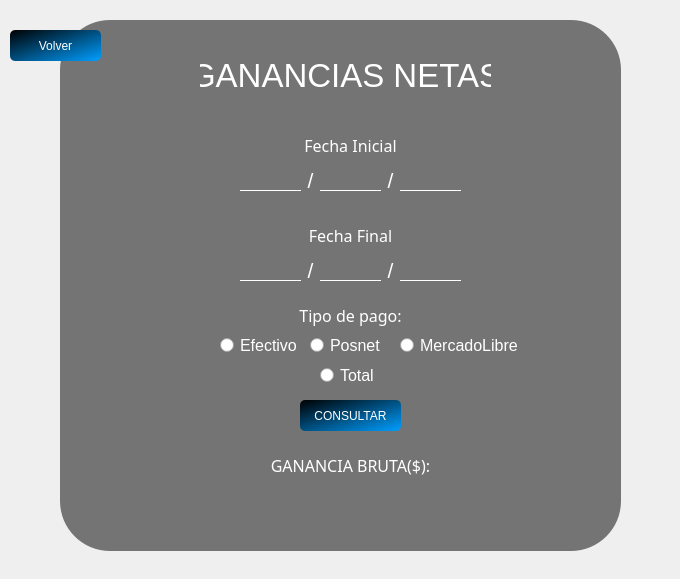
<?xml version="1.0" encoding="UTF-8"?>
<ui version="4.0">
 <class>ConsultarGanancias</class>
 <widget class="QWidget" name="ConsultarGanancias">
  <property name="geometry">
   <rect>
    <x>0</x>
    <y>0</y>
    <width>680</width>
    <height>579</height>
   </rect>
  </property>
  <property name="minimumSize">
   <size>
    <width>680</width>
    <height>579</height>
   </size>
  </property>
  <property name="maximumSize">
   <size>
    <width>680</width>
    <height>579</height>
   </size>
  </property>
  <property name="windowTitle">
   <string>Form</string>
  </property>
  <property name="styleSheet">
   <string notr="true"/>
  </property>
  <widget class="QWidget" name="widget" native="true">
   <property name="geometry">
    <rect>
     <x>0</x>
     <y>0</y>
     <width>680</width>
     <height>579</height>
    </rect>
   </property>
   <property name="minimumSize">
    <size>
     <width>680</width>
     <height>579</height>
    </size>
   </property>
   <property name="maximumSize">
    <size>
     <width>680</width>
     <height>579</height>
    </size>
   </property>
   <property name="styleSheet">
    <string notr="true">QLabel{
font: 57 12pt &quot;Yu Gothic Medium&quot;;
color: #fff;
background: none;
}
QWidget#widget{
	background-image: url(:/ganancias/ganancias-background.png);
}
QRadioButton{
background: none;
color: white;
}
QPushButton{
background-color: qlineargradient(spread:pad, x1:0, y1:0, x2:1, y2:1, stop:0 rgba(0, 0, 0, 255), stop:1 rgba(0, 158, 255, 255));
color:#fff;
font: 57 10pt &quot;Yu Gothic Medium&quot;;
border-radius: 5px;
}
QPushButton:hover{
	background-color: qlineargradient(spread:pad, x1:0, y1:0, x2:1, y2:1, stop:0 rgba(196, 196, 196, 255), stop:1 rgba(0, 158, 255, 255));
}
QPushButton:pressed{
padding-top:10px;
padding-left:10px;
}
QLineEdit{
background:transparent;
border:none;
border-bottom: 1px solid #fff;
color:#fff;
}</string>
   </property>
   <widget class="QLabel" name="fondo">
    <property name="geometry">
     <rect>
      <x>0</x>
      <y>0</y>
      <width>680</width>
      <height>579</height>
     </rect>
    </property>
    <property name="minimumSize">
     <size>
      <width>680</width>
      <height>579</height>
     </size>
    </property>
    <property name="maximumSize">
     <size>
      <width>680</width>
      <height>579</height>
     </size>
    </property>
    <property name="font">
     <font>
      <family>Yu Gothic Medium</family>
      <pointsize>12</pointsize>
      <weight>7</weight>
      <italic>false</italic>
      <bold>false</bold>
     </font>
    </property>
    <property name="layoutDirection">
     <enum>Qt::LeftToRight</enum>
    </property>
    <property name="styleSheet">
     <string notr="true">background-image: url(:/ganancias/ganancias-background.png);</string>
    </property>
    <property name="text">
     <string/>
    </property>
    <property name="alignment">
     <set>Qt::AlignCenter</set>
    </property>
   </widget>
   <widget class="QLabel" name="fondo2">
    <property name="geometry">
     <rect>
      <x>60</x>
      <y>20</y>
      <width>561</width>
      <height>531</height>
     </rect>
    </property>
    <property name="font">
     <font>
      <family>Yu Gothic Medium</family>
      <pointsize>12</pointsize>
      <weight>7</weight>
      <italic>false</italic>
      <bold>false</bold>
     </font>
    </property>
    <property name="layoutDirection">
     <enum>Qt::LeftToRight</enum>
    </property>
    <property name="styleSheet">
     <string notr="true">border-radius: 50px;
background-color: qlineargradient(spread:pad, x1:0, y1:0, x2:1, y2:0, stop:1 rgba(45, 45, 45, 162));</string>
    </property>
    <property name="text">
     <string/>
    </property>
    <property name="alignment">
     <set>Qt::AlignCenter</set>
    </property>
   </widget>
   <widget class="QLabel" name="label_16">
    <property name="geometry">
     <rect>
      <x>200</x>
      <y>60</y>
      <width>291</width>
      <height>31</height>
     </rect>
    </property>
    <property name="font">
     <font>
      <family>MS Shell Dlg 2</family>
      <pointsize>25</pointsize>
      <weight>50</weight>
      <italic>false</italic>
      <bold>false</bold>
     </font>
    </property>
    <property name="layoutDirection">
     <enum>Qt::LeftToRight</enum>
    </property>
    <property name="styleSheet">
     <string notr="true">font: 25pt &quot;MS Shell Dlg 2&quot;;
color: #fff;
background: none;</string>
    </property>
    <property name="text">
     <string>GANANCIAS NETAS</string>
    </property>
    <property name="alignment">
     <set>Qt::AlignCenter</set>
    </property>
   </widget>
   <widget class="QLineEdit" name="input_dia_inicial">
    <property name="geometry">
     <rect>
      <x>240</x>
      <y>160</y>
      <width>61</width>
      <height>31</height>
     </rect>
    </property>
    <property name="font">
     <font>
      <family>MS Shell Dlg 2</family>
      <pointsize>11</pointsize>
      <weight>50</weight>
      <italic>false</italic>
      <bold>false</bold>
     </font>
    </property>
    <property name="styleSheet">
     <string notr="true"/>
    </property>
    <property name="alignment">
     <set>Qt::AlignCenter</set>
    </property>
   </widget>
   <widget class="QLineEdit" name="input_mes_inicial">
    <property name="geometry">
     <rect>
      <x>320</x>
      <y>160</y>
      <width>61</width>
      <height>31</height>
     </rect>
    </property>
    <property name="font">
     <font>
      <family>MS Shell Dlg 2</family>
      <pointsize>11</pointsize>
      <weight>50</weight>
      <italic>false</italic>
      <bold>false</bold>
     </font>
    </property>
    <property name="styleSheet">
     <string notr="true"/>
    </property>
    <property name="alignment">
     <set>Qt::AlignCenter</set>
    </property>
   </widget>
   <widget class="QLineEdit" name="input_anio_inicial">
    <property name="geometry">
     <rect>
      <x>400</x>
      <y>160</y>
      <width>61</width>
      <height>31</height>
     </rect>
    </property>
    <property name="font">
     <font>
      <family>MS Shell Dlg 2</family>
      <pointsize>11</pointsize>
      <weight>50</weight>
      <italic>false</italic>
      <bold>false</bold>
     </font>
    </property>
    <property name="styleSheet">
     <string notr="true"/>
    </property>
    <property name="alignment">
     <set>Qt::AlignCenter</set>
    </property>
   </widget>
   <widget class="QLabel" name="label_fecha_final_4">
    <property name="geometry">
     <rect>
      <x>380</x>
      <y>160</y>
      <width>21</width>
      <height>41</height>
     </rect>
    </property>
    <property name="font">
     <font>
      <family>MS Shell Dlg 2</family>
      <pointsize>16</pointsize>
      <weight>50</weight>
      <italic>false</italic>
      <bold>false</bold>
     </font>
    </property>
    <property name="layoutDirection">
     <enum>Qt::LeftToRight</enum>
    </property>
    <property name="styleSheet">
     <string notr="true">font: 16pt &quot;MS Shell Dlg 2&quot;;</string>
    </property>
    <property name="text">
     <string>/</string>
    </property>
    <property name="alignment">
     <set>Qt::AlignCenter</set>
    </property>
   </widget>
   <widget class="QLineEdit" name="input_anio_final">
    <property name="geometry">
     <rect>
      <x>400</x>
      <y>250</y>
      <width>61</width>
      <height>31</height>
     </rect>
    </property>
    <property name="font">
     <font>
      <family>MS Shell Dlg 2</family>
      <pointsize>11</pointsize>
      <weight>50</weight>
      <italic>false</italic>
      <bold>false</bold>
     </font>
    </property>
    <property name="styleSheet">
     <string notr="true"/>
    </property>
    <property name="alignment">
     <set>Qt::AlignCenter</set>
    </property>
   </widget>
   <widget class="QLineEdit" name="input_mes_final">
    <property name="geometry">
     <rect>
      <x>320</x>
      <y>250</y>
      <width>61</width>
      <height>31</height>
     </rect>
    </property>
    <property name="font">
     <font>
      <family>MS Shell Dlg 2</family>
      <pointsize>11</pointsize>
      <weight>50</weight>
      <italic>false</italic>
      <bold>false</bold>
     </font>
    </property>
    <property name="styleSheet">
     <string notr="true"/>
    </property>
    <property name="alignment">
     <set>Qt::AlignCenter</set>
    </property>
   </widget>
   <widget class="QLineEdit" name="input_dia_final">
    <property name="geometry">
     <rect>
      <x>240</x>
      <y>250</y>
      <width>61</width>
      <height>31</height>
     </rect>
    </property>
    <property name="font">
     <font>
      <family>MS Shell Dlg 2</family>
      <pointsize>11</pointsize>
      <weight>50</weight>
      <italic>false</italic>
      <bold>false</bold>
     </font>
    </property>
    <property name="styleSheet">
     <string notr="true"/>
    </property>
    <property name="alignment">
     <set>Qt::AlignCenter</set>
    </property>
   </widget>
   <widget class="QLabel" name="label_tipo_pago_consulta">
    <property name="geometry">
     <rect>
      <x>290</x>
      <y>300</y>
      <width>121</width>
      <height>31</height>
     </rect>
    </property>
    <property name="font">
     <font>
      <family>Yu Gothic Medium</family>
      <pointsize>12</pointsize>
      <weight>7</weight>
      <italic>false</italic>
      <bold>false</bold>
     </font>
    </property>
    <property name="layoutDirection">
     <enum>Qt::LeftToRight</enum>
    </property>
    <property name="styleSheet">
     <string notr="true"/>
    </property>
    <property name="text">
     <string>Tipo de pago:</string>
    </property>
    <property name="alignment">
     <set>Qt::AlignCenter</set>
    </property>
   </widget>
   <widget class="QRadioButton" name="eleccion_posnet">
    <property name="geometry">
     <rect>
      <x>310</x>
      <y>330</y>
      <width>71</width>
      <height>31</height>
     </rect>
    </property>
    <property name="font">
     <font>
      <pointsize>12</pointsize>
     </font>
    </property>
    <property name="styleSheet">
     <string notr="true"/>
    </property>
    <property name="text">
     <string>Posnet</string>
    </property>
   </widget>
   <widget class="QRadioButton" name="eleccion_mercadolibre">
    <property name="geometry">
     <rect>
      <x>400</x>
      <y>330</y>
      <width>121</width>
      <height>31</height>
     </rect>
    </property>
    <property name="font">
     <font>
      <pointsize>12</pointsize>
     </font>
    </property>
    <property name="styleSheet">
     <string notr="true"/>
    </property>
    <property name="text">
     <string>MercadoLibre</string>
    </property>
   </widget>
   <widget class="QRadioButton" name="eleccion_efectivo">
    <property name="geometry">
     <rect>
      <x>220</x>
      <y>330</y>
      <width>81</width>
      <height>31</height>
     </rect>
    </property>
    <property name="font">
     <font>
      <pointsize>12</pointsize>
     </font>
    </property>
    <property name="styleSheet">
     <string notr="true"/>
    </property>
    <property name="text">
     <string>Efectivo</string>
    </property>
   </widget>
   <widget class="QRadioButton" name="eleccion_total">
    <property name="geometry">
     <rect>
      <x>320</x>
      <y>360</y>
      <width>61</width>
      <height>31</height>
     </rect>
    </property>
    <property name="font">
     <font>
      <pointsize>12</pointsize>
     </font>
    </property>
    <property name="styleSheet">
     <string notr="true"/>
    </property>
    <property name="text">
     <string>Total</string>
    </property>
   </widget>
   <widget class="QPushButton" name="boton_consultar">
    <property name="geometry">
     <rect>
      <x>300</x>
      <y>400</y>
      <width>101</width>
      <height>31</height>
     </rect>
    </property>
    <property name="cursor">
     <cursorShape>PointingHandCursor</cursorShape>
    </property>
    <property name="styleSheet">
     <string notr="true"/>
    </property>
    <property name="text">
     <string>CONSULTAR</string>
    </property>
   </widget>
   <widget class="QLabel" name="label_total_gastado">
    <property name="geometry">
     <rect>
      <x>260</x>
      <y>450</y>
      <width>181</width>
      <height>31</height>
     </rect>
    </property>
    <property name="font">
     <font>
      <family>Yu Gothic Medium</family>
      <pointsize>12</pointsize>
      <weight>7</weight>
      <italic>false</italic>
      <bold>false</bold>
     </font>
    </property>
    <property name="layoutDirection">
     <enum>Qt::LeftToRight</enum>
    </property>
    <property name="styleSheet">
     <string notr="true"/>
    </property>
    <property name="text">
     <string>GANANCIA BRUTA($):</string>
    </property>
    <property name="alignment">
     <set>Qt::AlignCenter</set>
    </property>
   </widget>
   <widget class="QLabel" name="label_fecha_inicial">
    <property name="geometry">
     <rect>
      <x>300</x>
      <y>130</y>
      <width>101</width>
      <height>31</height>
     </rect>
    </property>
    <property name="font">
     <font>
      <family>Yu Gothic Medium</family>
      <pointsize>12</pointsize>
      <weight>7</weight>
      <italic>false</italic>
      <bold>false</bold>
     </font>
    </property>
    <property name="layoutDirection">
     <enum>Qt::LeftToRight</enum>
    </property>
    <property name="styleSheet">
     <string notr="true"/>
    </property>
    <property name="text">
     <string>Fecha Inicial</string>
    </property>
    <property name="alignment">
     <set>Qt::AlignCenter</set>
    </property>
   </widget>
   <widget class="QLabel" name="label_fecha_final">
    <property name="geometry">
     <rect>
      <x>310</x>
      <y>220</y>
      <width>81</width>
      <height>31</height>
     </rect>
    </property>
    <property name="font">
     <font>
      <family>Yu Gothic Medium</family>
      <pointsize>12</pointsize>
      <weight>7</weight>
      <italic>false</italic>
      <bold>false</bold>
     </font>
    </property>
    <property name="layoutDirection">
     <enum>Qt::LeftToRight</enum>
    </property>
    <property name="styleSheet">
     <string notr="true"/>
    </property>
    <property name="text">
     <string>Fecha Final</string>
    </property>
    <property name="alignment">
     <set>Qt::AlignCenter</set>
    </property>
   </widget>
   <widget class="QPushButton" name="boton_volver">
    <property name="geometry">
     <rect>
      <x>10</x>
      <y>30</y>
      <width>91</width>
      <height>31</height>
     </rect>
    </property>
    <property name="cursor">
     <cursorShape>PointingHandCursor</cursorShape>
    </property>
    <property name="styleSheet">
     <string notr="true"/>
    </property>
    <property name="text">
     <string>Volver</string>
    </property>
   </widget>
   <widget class="QLabel" name="label_seleccione_tipo_pago">
    <property name="geometry">
     <rect>
      <x>410</x>
      <y>390</y>
      <width>121</width>
      <height>51</height>
     </rect>
    </property>
    <property name="font">
     <font>
      <family>Yu Gothic Medium</family>
      <pointsize>12</pointsize>
      <weight>7</weight>
      <italic>false</italic>
      <bold>false</bold>
     </font>
    </property>
    <property name="layoutDirection">
     <enum>Qt::LeftToRight</enum>
    </property>
    <property name="styleSheet">
     <string notr="true">color:#f00;</string>
    </property>
    <property name="text">
     <string/>
    </property>
    <property name="alignment">
     <set>Qt::AlignCenter</set>
    </property>
    <property name="wordWrap">
     <bool>true</bool>
    </property>
   </widget>
   <widget class="QLabel" name="label_resultado_total_ganado">
    <property name="geometry">
     <rect>
      <x>140</x>
      <y>490</y>
      <width>421</width>
      <height>31</height>
     </rect>
    </property>
    <property name="font">
     <font>
      <family>Yu Gothic Medium</family>
      <pointsize>12</pointsize>
      <weight>7</weight>
      <italic>false</italic>
      <bold>false</bold>
     </font>
    </property>
    <property name="layoutDirection">
     <enum>Qt::LeftToRight</enum>
    </property>
    <property name="styleSheet">
     <string notr="true">color: rgb(85, 255, 47);</string>
    </property>
    <property name="text">
     <string/>
    </property>
    <property name="alignment">
     <set>Qt::AlignCenter</set>
    </property>
   </widget>
   <widget class="QLabel" name="label_fecha_no_valida">
    <property name="geometry">
     <rect>
      <x>160</x>
      <y>400</y>
      <width>131</width>
      <height>31</height>
     </rect>
    </property>
    <property name="font">
     <font>
      <family>Yu Gothic Medium</family>
      <pointsize>12</pointsize>
      <weight>7</weight>
      <italic>false</italic>
      <bold>false</bold>
     </font>
    </property>
    <property name="layoutDirection">
     <enum>Qt::LeftToRight</enum>
    </property>
    <property name="styleSheet">
     <string notr="true">color:#f00;</string>
    </property>
    <property name="text">
     <string/>
    </property>
    <property name="alignment">
     <set>Qt::AlignCenter</set>
    </property>
   </widget>
   <widget class="QLabel" name="label_fecha_final_6">
    <property name="geometry">
     <rect>
      <x>300</x>
      <y>160</y>
      <width>21</width>
      <height>41</height>
     </rect>
    </property>
    <property name="font">
     <font>
      <family>MS Shell Dlg 2</family>
      <pointsize>16</pointsize>
      <weight>50</weight>
      <italic>false</italic>
      <bold>false</bold>
     </font>
    </property>
    <property name="layoutDirection">
     <enum>Qt::LeftToRight</enum>
    </property>
    <property name="styleSheet">
     <string notr="true">font: 16pt &quot;MS Shell Dlg 2&quot;;</string>
    </property>
    <property name="text">
     <string>/</string>
    </property>
    <property name="alignment">
     <set>Qt::AlignCenter</set>
    </property>
   </widget>
   <widget class="QLabel" name="label_fecha_final_7">
    <property name="geometry">
     <rect>
      <x>380</x>
      <y>250</y>
      <width>21</width>
      <height>41</height>
     </rect>
    </property>
    <property name="font">
     <font>
      <family>MS Shell Dlg 2</family>
      <pointsize>16</pointsize>
      <weight>50</weight>
      <italic>false</italic>
      <bold>false</bold>
     </font>
    </property>
    <property name="layoutDirection">
     <enum>Qt::LeftToRight</enum>
    </property>
    <property name="styleSheet">
     <string notr="true">font: 16pt &quot;MS Shell Dlg 2&quot;;</string>
    </property>
    <property name="text">
     <string>/</string>
    </property>
    <property name="alignment">
     <set>Qt::AlignCenter</set>
    </property>
   </widget>
   <widget class="QLabel" name="label_fecha_final_8">
    <property name="geometry">
     <rect>
      <x>300</x>
      <y>250</y>
      <width>21</width>
      <height>41</height>
     </rect>
    </property>
    <property name="font">
     <font>
      <family>MS Shell Dlg 2</family>
      <pointsize>16</pointsize>
      <weight>50</weight>
      <italic>false</italic>
      <bold>false</bold>
     </font>
    </property>
    <property name="layoutDirection">
     <enum>Qt::LeftToRight</enum>
    </property>
    <property name="styleSheet">
     <string notr="true">font: 16pt &quot;MS Shell Dlg 2&quot;;</string>
    </property>
    <property name="text">
     <string>/</string>
    </property>
    <property name="alignment">
     <set>Qt::AlignCenter</set>
    </property>
   </widget>
  </widget>
 </widget>
 <resources>
  <include location="imagenes/imagenes.qrc"/>
 </resources>
 <connections/>
</ui>
